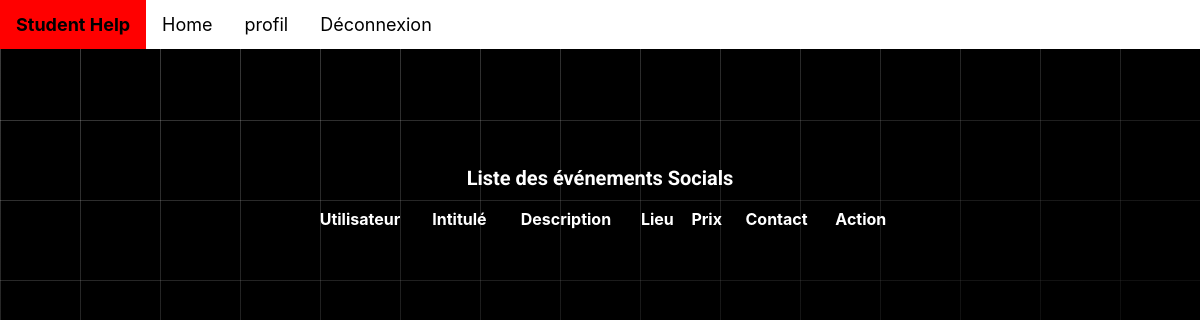
Before: /posts/liste_evenementSocial/ with the older database file.
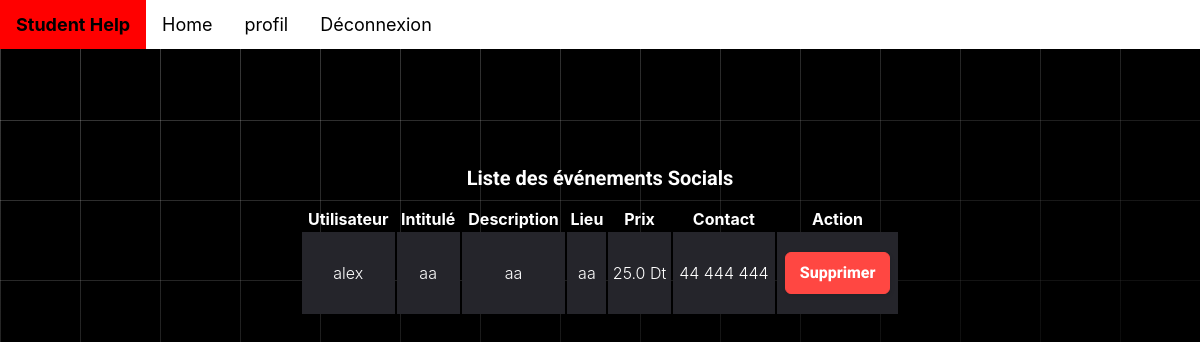
After: the same page with the newer database file.
### posts/models.py (models this page shows, shortened)
class Poste(models.Model):
    TYPE_CHOICES = [('0', 'offre'), ('1', 'demande')]
    type = models.CharField(max_length=1, choices=TYPE_CHOICES)
    date = models.DateField(null=True, default=date.today)
    user = models.ForeignKey(User, on_delete=models.CASCADE, null=True)
    image = models.ImageField(blank=True)

### student/models.py (models this page shows, shortened)
class Evénement(Poste):
    intitulé = models.CharField(max_length=50)
    description = models.CharField(max_length=100)
    lieu = models.CharField(max_length=50)
    contactInfo = models.CharField(max_length=50)

class EvenSocial(Evénement):
    prix = models.FloatField()

### posts/views.py (the view)
# urls.py: path('liste_evenementSocial/',ListEvenementSocial.as_view(), name='listEvenS'),
class ListEvenementSocial(ListView):
    model = Poste
    template_name = 'listPosts/list_evenementSocial.html'
    form_class =  EvenSocialForm
    context_object_name = 'list_evenementSocial'

### posts/templates/listPosts/list_evenementSocial.html (shortened to what this page needs)
<!DOCTYPE html>
<html lang="en">
  <head>
    <link rel="stylesheet" href="fonts/icomoon/style.css" />
    <link rel="stylesheet" href="css/owl.carousel.min.css" />
    {% extends "student/base.html" %}
     {% block content %}
  </head>
  <body>
    <div class="content">
      <div class="container">
        <h2 class="mb-5" style="text-align: center">
          Liste des événements Socials
        </h2>
        <div class="table-responsive custom-table-responsive">
          <table class="table custom-table">
            <thead>
              <tr>
                <th scope="col">Utilisateur</th>
                <th scope="col">Intitulé</th>
                <th scope="col">Description</th>
                <th scope="col">Lieu</th>
                <th scope="col">Prix</th>
                <th scope="col">Contact</th>
                <th scope="col">Action</th>
              </tr>
            </thead>
            <tbody>
              {% if list_evenementSocial %} {% for poste in list_evenementSocial %}
              {% if poste.evénement.evensocial %}
              <tr scope="row">
                <td>{{ poste.user }}</td>
                <td>{{ poste.evénement.intitulé }}</td>
                <td>{{ poste.evénement.description }}</td>
                <td>{{ poste.evénement.lieu }}</td>
                <td>{{ poste.evénement.evensocial.prix }} Dt</td>
                <td>{{ poste.evénement.contactInfo }}</td>
                <td>
                  <form action="{% url 'supprimer_EvS' poste_id=poste.id %}" method="post">
                    <button class="button-24" type="submit">Supprimer</button>
                  </form>
              </td>
              </tr>
              {% endif %} {% endfor %} {% endif %}
            </tbody>
          </table>
        </div>
      </div>
    </div>
    {% endblock %}

Changed rows visible on the page:
added Poste: user "alex", evénement.intitulé "aa", evénement.description "aa", evénement.lieu "aa", evénement.evensocial.prix "25.0", evénement.contactInfo "44 444 444"
